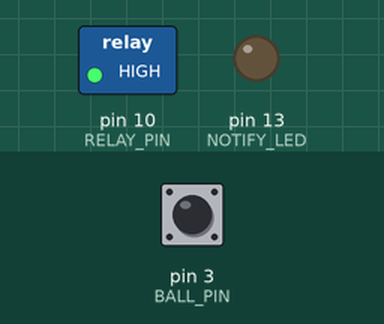
This sketch was run on a simulated Arduino Pro Mini, built with avr-gcc and run on an emulated ATmega328P. On the bench: switched loads named in the sketch (green lamp = pin HIGH), output pins drawn as LEDs (lit = HIGH). The test bench sets the inputs (shaded band); at power-on: pin 3 (BALL_PIN) HIGH.

Above: at 4.7 s.
4.8 s: pin 3 (BALL_PIN) pulled LOW for 0.15 s
At 6.5 s:
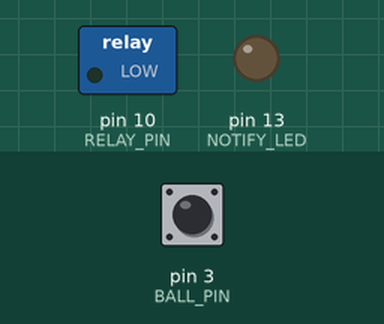
6.8 s: pin 3 (BALL_PIN) pulled LOW for 1 s
At 7.55 s:
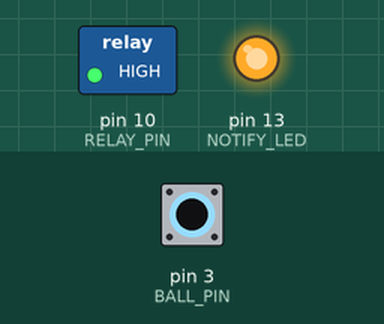
9.3 s: pin 3 (BALL_PIN) pulled LOW for 3.2 s
At 11.2 s:
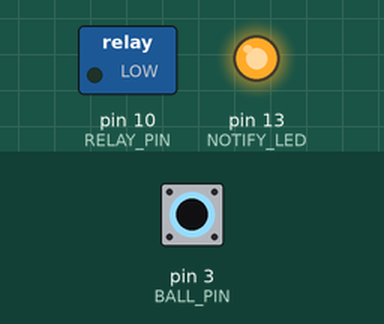
Timing chart, 0 to 14.0 s (numbered marks = the images above; inputs shaded):
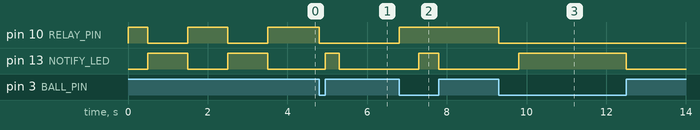

The sketch:

vibrolamp.ino
```cpp
// (licence header left out)
#define POWER_ON    LOW
#define POWER_OFF   HIGH
#define NOTIFY_LED  13                    // pin for notification LED
#define RELAY_PIN   10                    // pin for control relay (lamp)
#define BALL_PIN    3                     // pin for ball switch input

const unsigned long OFF_DELAY = 600000;   // turn off relay after 10 minutes
const unsigned long INPUT_DELAY = 500;    // lock switch for 500ms since latest ball switch event

volatile unsigned long timeOn = 0;        // timestamp of latest turn on event
volatile unsigned long timeLock = 0;      // timestamp of latest ball switch event (rattling)
volatile unsigned int state = POWER_OFF;  // current state of lamp (relay)
volatile unsigned int lock = false;       // ball switch event lock


void setup() {
  pinMode(NOTIFY_LED, OUTPUT);
  pinMode(RELAY_PIN, OUTPUT);
  pinMode(BALL_PIN, INPUT_PULLUP);

  testingProcedure();

  // setup interrupt procedure for ball switch event
  attachInterrupt(digitalPinToInterrupt(BALL_PIN), falling, FALLING);

  digitalWrite(RELAY_PIN, state);
}

void loop() {
  notify();
  unsigned long millisValue = millis();

  // release ball switch event lock after INPUT_DELAY since latest event
  if (lock) {
    long diff = millisValue - timeLock;
    if (abs(diff) > INPUT_DELAY) {
      lock = false;
    }
  }

  // turn off after OFF_DELAY since turn on
  if (state == POWER_ON) {
    long diff = millisValue - timeOn;
    if (abs(diff) > OFF_DELAY) {
      state = POWER_OFF;
    }
  }

  digitalWrite(RELAY_PIN, state);
}

/*
 * Ball switch event procedure (interrupt procedure).
 * 1. Switch (turn on or turn off) when no locked
 * 2. Lock after switch
 * 3. Save timeOn if turn on
 * 4. Save timeLock always
 */
void falling() {
  if (!lock) {
    state = !state;
    lock = true;
    if (state == POWER_ON) {
      timeOn = millis();
    }
  }
  timeLock = millis();
}

/*
 * Testing procedure (long: 3.5s):
 * 1. Turn off and delay 500ms
 * 2. Turn on and delay 1s
 * 3. If balls connected then turn off
 * 4. Delay 1s
 * 5. Turn on and delay 1s
 */
void testingProcedure() {
  digitalWrite(RELAY_PIN, POWER_OFF);
  digitalWrite(NOTIFY_LED, LOW);
  delay(500);
  digitalWrite(RELAY_PIN, POWER_ON);
  digitalWrite(NOTIFY_LED, HIGH);
  delay(1000);
  digitalWrite(RELAY_PIN, digitalRead(BALL_PIN));
  digitalWrite(NOTIFY_LED, !digitalRead(BALL_PIN));
  delay(1000);
  digitalWrite(RELAY_PIN, POWER_ON);
  digitalWrite(NOTIFY_LED, HIGH);
  delay(1000);
}

/*
 * Notify about ball switch state and lock state:
 * 1. No locked,  balls connected:     dark
 * 2. No locked,  balls disconnected:  light
 * 3. Locked,     balls connected:     light
 * 4. Locked,     balls disconnected:  dark
 */
void notify() {
  int pinValue = digitalRead(BALL_PIN);
  if (lock) {
    digitalWrite(NOTIFY_LED, pinValue);
  } else {
    digitalWrite(NOTIFY_LED, !pinValue);
  }
}
```

Measured:
- after the input at 4.8 s, pin 10 (RELAY_PIN): HIGH → LOW at once; pin 13 (NOTIFY_LED): LOW → HIGH after 0.15 s, → LOW 0.35 s later
- after the input at 6.8 s, pin 10 (RELAY_PIN): LOW → HIGH at once; pin 13 (NOTIFY_LED): LOW → HIGH after 0.50 s, → LOW 0.50 s later
- after the input at 9.3 s, pin 10 (RELAY_PIN): HIGH → LOW at once; pin 13 (NOTIFY_LED): LOW → HIGH after 0.50 s, → LOW 2.7 s later
